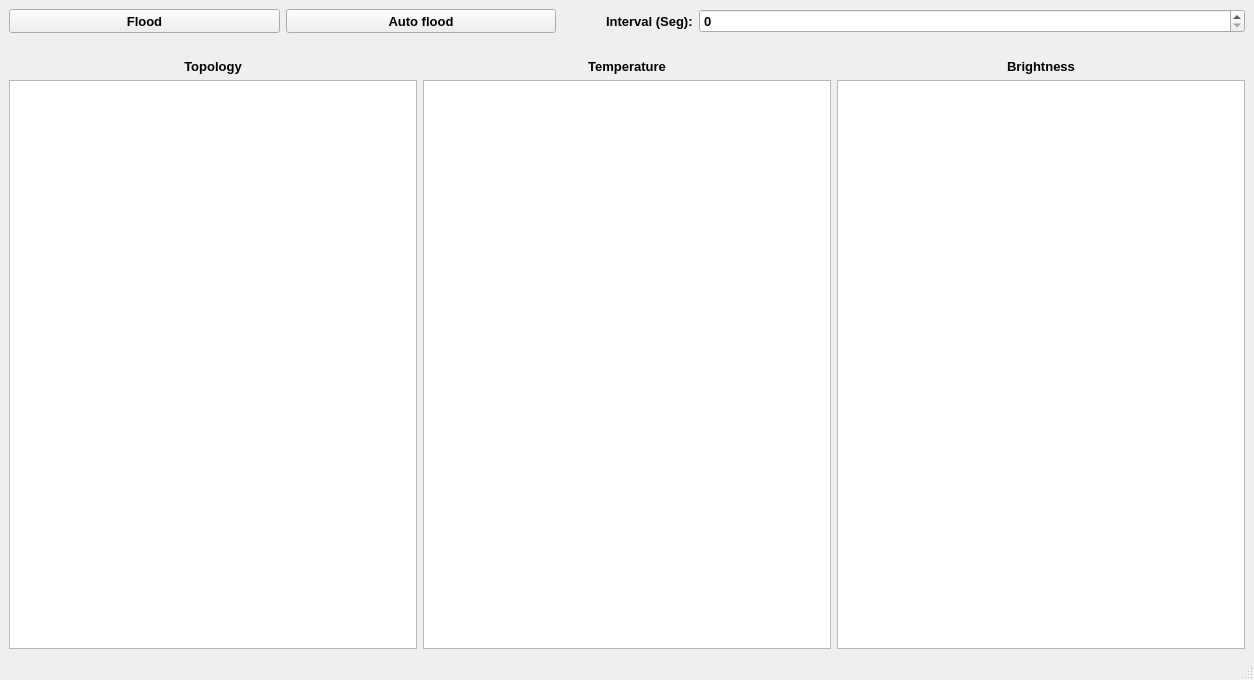
<?xml version="1.0" encoding="UTF-8"?>
<ui version="4.0">
 <class>MainWindow</class>
 <widget class="QMainWindow" name="MainWindow">
  <property name="geometry">
   <rect>
    <x>0</x>
    <y>0</y>
    <width>1254</width>
    <height>680</height>
   </rect>
  </property>
  <property name="font">
   <font>
    <weight>75</weight>
    <bold>true</bold>
   </font>
  </property>
  <property name="windowTitle">
   <string>MainWindow</string>
  </property>
  <widget class="QWidget" name="centralwidget">
   <layout class="QGridLayout" name="gridLayout">
    <item row="0" column="0">
     <layout class="QGridLayout" name="gridLayout_2">
      <item row="0" column="0">
       <layout class="QHBoxLayout" name="horizontalLayout_4">
        <item>
         <layout class="QHBoxLayout" name="horizontalLayout_5">
          <item>
           <widget class="QToolButton" name="buttonFlood">
            <property name="sizePolicy">
             <sizepolicy hsizetype="Preferred" vsizetype="Preferred">
              <horstretch>0</horstretch>
              <verstretch>0</verstretch>
             </sizepolicy>
            </property>
            <property name="font">
             <font>
              <pointsize>10</pointsize>
             </font>
            </property>
            <property name="text">
             <string>Flood</string>
            </property>
           </widget>
          </item>
          <item>
           <widget class="QToolButton" name="buttonAutoFlod">
            <property name="sizePolicy">
             <sizepolicy hsizetype="Preferred" vsizetype="Preferred">
              <horstretch>0</horstretch>
              <verstretch>0</verstretch>
             </sizepolicy>
            </property>
            <property name="font">
             <font>
              <pointsize>10</pointsize>
             </font>
            </property>
            <property name="text">
             <string>Auto flood</string>
            </property>
            <property name="iconSize">
             <size>
              <width>16</width>
              <height>16</height>
             </size>
            </property>
           </widget>
          </item>
         </layout>
        </item>
        <item>
         <spacer name="horizontalSpacer_2">
          <property name="orientation">
           <enum>Qt::Horizontal</enum>
          </property>
          <property name="sizeType">
           <enum>QSizePolicy::Minimum</enum>
          </property>
          <property name="sizeHint" stdset="0">
           <size>
            <width>44</width>
            <height>20</height>
           </size>
          </property>
         </spacer>
        </item>
        <item>
         <widget class="QLabel" name="label">
          <property name="enabled">
           <bool>true</bool>
          </property>
          <property name="sizePolicy">
           <sizepolicy hsizetype="Fixed" vsizetype="Preferred">
            <horstretch>0</horstretch>
            <verstretch>0</verstretch>
           </sizepolicy>
          </property>
          <property name="font">
           <font>
            <pointsize>10</pointsize>
           </font>
          </property>
          <property name="frameShape">
           <enum>QFrame::NoFrame</enum>
          </property>
          <property name="frameShadow">
           <enum>QFrame::Sunken</enum>
          </property>
          <property name="text">
           <string>Interval (Seg):</string>
          </property>
          <property name="scaledContents">
           <bool>false</bool>
          </property>
         </widget>
        </item>
        <item>
         <widget class="QSpinBox" name="intervalBox">
          <property name="sizePolicy">
           <sizepolicy hsizetype="Preferred" vsizetype="Preferred">
            <horstretch>0</horstretch>
            <verstretch>0</verstretch>
           </sizepolicy>
          </property>
          <property name="font">
           <font>
            <pointsize>10</pointsize>
           </font>
          </property>
         </widget>
        </item>
       </layout>
      </item>
     </layout>
    </item>
    <item row="1" column="0">
     <spacer name="horizontalSpacer">
      <property name="orientation">
       <enum>Qt::Horizontal</enum>
      </property>
      <property name="sizeHint" stdset="0">
       <size>
        <width>40</width>
        <height>20</height>
       </size>
      </property>
     </spacer>
    </item>
    <item row="2" column="0">
     <layout class="QHBoxLayout" name="horizontalLayout_3">
      <item>
       <layout class="QVBoxLayout" name="verticalLayout">
        <item>
         <widget class="QLabel" name="label_2">
          <property name="font">
           <font>
            <pointsize>10</pointsize>
           </font>
          </property>
          <property name="text">
           <string>Topology</string>
          </property>
          <property name="alignment">
           <set>Qt::AlignCenter</set>
          </property>
         </widget>
        </item>
        <item>
         <layout class="QHBoxLayout" name="horizontalLayout_2">
          <item>
           <widget class="QGraphicsView" name="graphicTopo"/>
          </item>
         </layout>
        </item>
       </layout>
      </item>
      <item>
       <layout class="QVBoxLayout" name="verticalLayout_2">
        <item>
         <widget class="QLabel" name="label_3">
          <property name="font">
           <font>
            <pointsize>10</pointsize>
           </font>
          </property>
          <property name="text">
           <string>Temperature</string>
          </property>
          <property name="alignment">
           <set>Qt::AlignCenter</set>
          </property>
         </widget>
        </item>
        <item>
         <widget class="QGraphicsView" name="graphicTemper"/>
        </item>
       </layout>
      </item>
      <item>
       <layout class="QVBoxLayout" name="verticalLayout_3">
        <item>
         <widget class="QLabel" name="label_4">
          <property name="font">
           <font>
            <pointsize>10</pointsize>
           </font>
          </property>
          <property name="text">
           <string>Brightness</string>
          </property>
          <property name="alignment">
           <set>Qt::AlignCenter</set>
          </property>
         </widget>
        </item>
        <item>
         <widget class="QGraphicsView" name="graphicBrigh"/>
        </item>
       </layout>
      </item>
     </layout>
    </item>
   </layout>
   <zorder>graphicTopo</zorder>
   <zorder>horizontalLayoutWidget_2</zorder>
   <zorder>verticalLayoutWidget_3</zorder>
   <zorder>horizontalSpacer</zorder>
  </widget>
  <widget class="QMenuBar" name="menubar">
   <property name="geometry">
    <rect>
     <x>0</x>
     <y>0</y>
     <width>1254</width>
     <height>21</height>
    </rect>
   </property>
  </widget>
  <widget class="QStatusBar" name="statusbar"/>
 </widget>
 <resources/>
 <connections/>
</ui>
